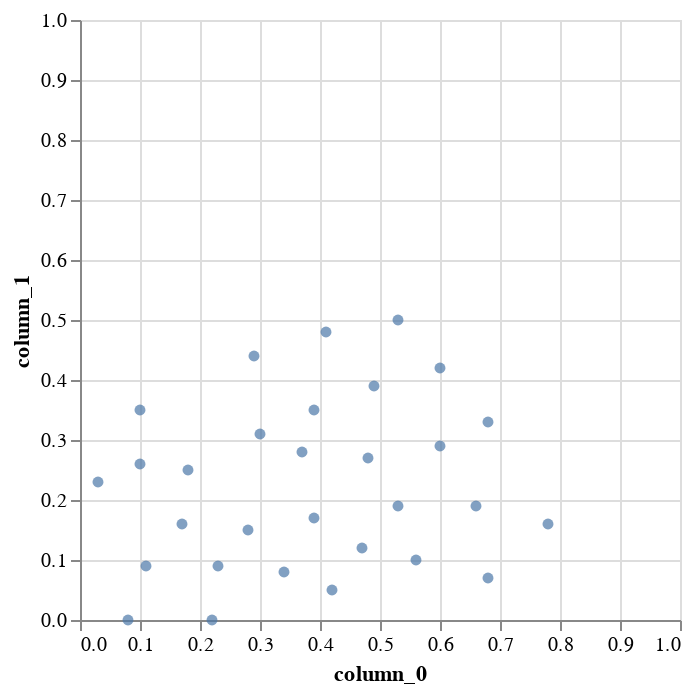

Notebook code for this chart:
### Code cell


### Figure 1 — Vega-Lite specification as saved in the notebook (floating-point values rounded to 4 significant figures)
{"config": {"view": {"continuousWidth": 300, "continuousHeight": 300}}, "data": {"name": "data-179b21878e05482ce2b8ee7a92f75306"}, "mark": {"type": "point", "filled": true}, "encoding": {"x": {"field": "column_0", "scale": {"domain": [0, 1]}, "type": "quantitative"}, "y": {"field": "column_1", "scale": {"domain": [0, 1]}, "type": "quantitative"}}, "$schema": "https://vega.github.io/schema/vega-lite/v6.1.0.json", "datasets": {"data-179b21878e05482ce2b8ee7a92f75306": [{"column_0": 0.28, "column_1": 0.15}, {"column_0": 0.17, "column_1": 0.16}, {"column_0": 0.3, "column_1": 0.31}, {"column_0": 0.34, "column_1": 0.08}, {"column_0": 0.39, "column_1": 0.17}, {"column_0": 0.22, "column_1": 0.0}, {"column_0": 0.18, "column_1": 0.25}, {"column_0": 0.47, "column_1": 0.12}, {"column_0": 0.48, "column_1": 0.27}, {"column_0": 0.42, "column_1": 0.05}, {"column_0": 0.37, "column_1": 0.28}, {"column_0": 0.08, "column_1": 0.0}, {"column_0": 0.11, "column_1": 0.09}, {"column_0": 0.03, "column_1": 0.23}, {"column_0": 0.1, "column_1": 0.26}, {"column_0": 0.23, "column_1": 0.09}, {"column_0": 0.1, "column_1": 0.35}, {"column_0": 0.53, "column_1": 0.19}, {"column_0": 0.6, "column_1": 0.29}, {"column_0": 0.49, "column_1": 0.39}, {"column_0": 0.39, "column_1": 0.35}, {"column_0": 0.66, "column_1": 0.19}, {"column_0": 0.6, "column_1": 0.42}, {"column_0": 0.68, "column_1": 0.33}, {"column_0": 0.41, "column_1": 0.48}, {"column_0": 0.53, "column_1": 0.5}, {"column_0": 0.78, "column_1": 0.16}, {"column_0": 0.68, "column_1": 0.07}, {"column_0": 0.56, "column_1": 0.1}, {"column_0": 0.29, "column_1": 0.44}]}}
